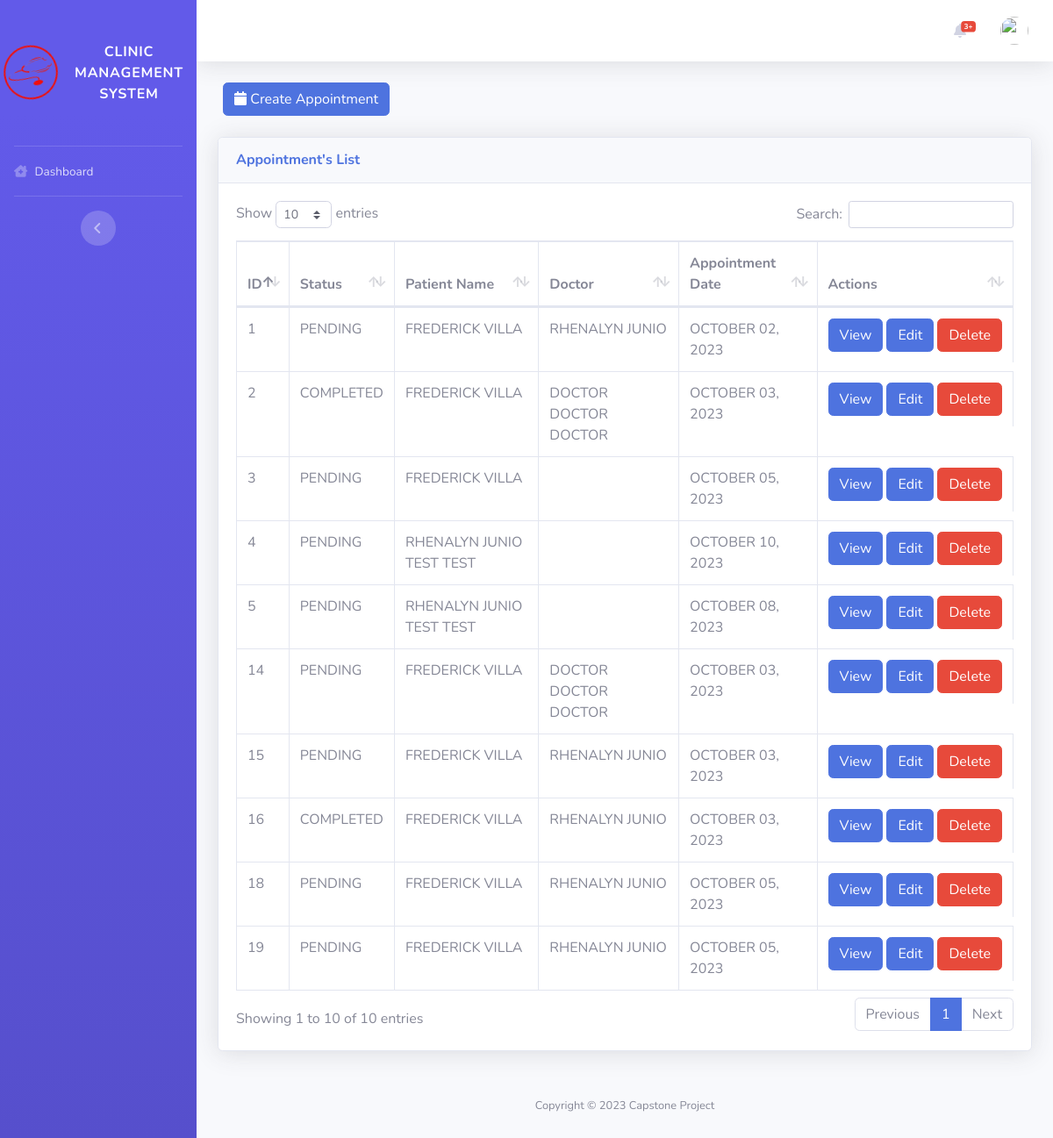
The app's page /pages/admin/list_appointment.php with its own data.
### tables this page shows
CREATE TABLE `tbl_appointment` (
  `id` int(11) NOT NULL AUTO_INCREMENT,
  `patient_id` int(11) DEFAULT NULL,
  `doctor_id` int(11) DEFAULT NULL,
  `appointment_date` date DEFAULT NULL,
  `remarks` text DEFAULT NULL,
  `status` varchar(45) DEFAULT 'pending' COMMENT 'pending\\nreschedule\\napproved\\nrejected\\ncancelled',
  `amount` decimal(18,2) DEFAULT 0.00,
  `change` decimal(18,2) DEFAULT 0.00,
  PRIMARY KEY (`id`)
);

### config/functions.php (called while the page is built, shortened)
<?php
function query($sql)
{
  return mysqli_query($_SESSION['conn'], $sql);
}
function get_all($sql)
{
  $data = [];
  foreach (query($sql) as $res) {
    $data[] = $res;
  }
  return $data;
}
function get_fields($sql){
  $fields = [];
 foreach (mysqli_fetch_fields(query($sql)) as $res) {
    $fields[] = $res->name;
 }
  return $fields;
}
function field_replacer($value, $sql, $array){
  $replace = [];
  foreach (get_fields($sql) as $res) {
    $replace[':'.$res] = $array[$res];
  }
  return strtr($value, $replace);
}

### pages/layout/list.php (the view, shortened to what this page needs)
<div class="card shadow mb-4">
  <div class="card-header py-3">
    <h6 class="m-0 font-weight-bold text-primary"><?= $list_title ?> List</h6>
  </div>
  <div class="card-body">
    <div class="table-responsive">
      <table class="table table-bordered" id="dataTable" width="100%" cellspacing="0">
        <thead>
          <tr>
            <?php foreach ($list_header as $res) { ?>
            <th><?= $res ?></th>
            <?php } ?>
            <?php if ($list_enable_actions) { ?><th>Actions</th><?php } ?>
          </tr>
        </thead>
        <tbody>
          <?php foreach (get_all($list_sql) as $row) { ?>
          <tr>
            <?php foreach ($list_column as $subres) { ?>
            <td style="text-transform:uppercase"><?= $row[$subres] ?></td>
            <?php } ?>
            <?php if ($list_enable_actions) { ?>
            <td class="d-flex">
              <?php if ($list_actions['view']) { ?><a
                href="<?= field_replacer($list_actions['view'], $list_sql, $row) ?>&id=<?= $row['id']; ?>"
                class="btn btn-primary" style="margin-right:.25rem">View</a><?php } ?>
              <?php if ($list_actions['edit']) { ?><a
                href="<?= field_replacer($list_actions['edit'], $list_sql, $row) ?>&id=<?= $row['id']; ?>"
                class="btn btn-primary" style="margin-right:.25rem">Edit</a><?php } ?>
              <?php if ($list_actions['delete']) { ?>
              <form method="post">
                <button type="submit" name="delete" value="<?= $row['id']; ?>" class="btn btn-danger">Delete</a>
              </form>
              <?php } ?>
            </td>
            <?php } ?>
          </tr>
          <?php } ?>
        </tbody>
      </table>
    </div>
  </div>
</div>

### pages/layout/header.php (shortened to what this page needs)
<?php
require_once('../../config/functions.php');
?>
<!DOCTYPE html>
<html lang="en">
<head>
    <link href="../../vendor/fontawesome-free/css/all.min.css" rel="stylesheet" type="text/css">
    <link href="../../css/dashboard.css" rel="stylesheet">
    <link href="../../vendor/datatables/dataTables.bootstrap4.min.css" rel="stylesheet">
    <link href="../../css/select2.css" rel="stylesheet">
    <link href="../../css/custom.css" rel="stylesheet">
</head>
<body id="page-top">
    <div id="wrapper">
        <ul class="navbar-nav bg-gradient-primary sidebar sidebar-dark accordion" id="accordionSidebar">
            <a class="sidebar-brand d-flex align-items-center justify-content-center" href="../../admin/admin.php">
                <div class="sidebar-brand-icon rotate-n-15">
                    <img src="../../img/logo.png" height="70" width="70">
                </div>
                <div class="sidebar-brand-text mx-3">Clinic Management System</div>
            </a>
            <hr class="sidebar-divider my-0">
            <?php include_once('menu.php') ?>
            <hr class="sidebar-divider d-none d-md-block">
            <div class="text-center d-none d-md-inline">
                <button class="rounded-circle border-0" id="sidebarToggle"></button>
            </div>
        </ul>
        <div id="content-wrapper" class="d-flex flex-column">
            <div id="content">
                <nav class="navbar navbar-expand navbar-light bg-white topbar mb-4 static-top shadow">
                    <ul class="navbar-nav ml-auto">
                        <li class="nav-item dropdown no-arrow mx-1">
                            <a class="nav-link dropdown-toggle" href="#" id="alertsDropdown" role="button" data-toggle="dropdown" aria-haspopup="true" aria-expanded="false">
                                <i class="fas fa-bell fa-fw"></i>
                                <span class="badge badge-danger badge-counter">3+</span>
                            </a>
                        </li>
                        <li class="nav-item dropdown no-arrow">
                            <a class="nav-link dropdown-toggle" href="#" id="userDropdown" role="button" data-toggle="dropdown" aria-haspopup="true" aria-expanded="false">
                                <img class="img-profile rounded-circle" src="../../files/<?= $_SESSION['user']->pic ?>">
                            </a>
                        </li>
                    </ul>
                </nav>

### pages/layout/menu.php (shortened to what this page needs)
<li class="nav-item ">
  <a class="nav-link" href="index.php">
    <i class="fa-solid fa-house-chimney-medical"></i>
    <span>Dashboard</span></a>
</li>

### pages/admin/list_appointment.php (shortened to what this page needs)
<?php
include_once('../layout/header.php');
$list_title = "Appointment's";
$list_header = ['ID',"Status", "Patient Name", "Doctor", "Appointment Date"];
$list_column = ['id','status', "patient_name", "doctor_name", "appointment_date"];
$list_sql = "SELECT a.*,date_format(appointment_date, '%M %d, %Y') as appointment_date , concat(ifnull(p.fname,''), ' ', ifnull(p.mname,''), ' ', ifnull(p.lname,'')) as patient_name,concat(ifnull(d.fname,''), ' ', ifnull(d.mname,''), ' ', ifnull(d.lname,'')) as doctor_name FROM tbl_appointment a left join patient p on p.id = a.patient_id left join doctor d on d.id = a.doctor_id order by a.appointment_date asc";
$list_enable_actions = true;
$list_actions = [
  "view" => "view_appointment.php?&",
  "edit" => "edit_appointment.php?&",
  "delete" => true
];
?>
<button type="button" style="margin-left: 30px; " class="btn btn-primary" data-toggle="modal"
  data-target="#exampleModal" data-whatever="@getbootstrap"><i class="fa-solid fa-calendar"></i> Create
  Appointment</button>
<br> <br>
<div class="container-fluid">
  <?php
  include_once('../layout/list.php');
  include_once('../layout/footer.php');
  ?>

### pages/layout/footer.php (shortened to what this page needs)
</div>
</div>
<footer class="sticky-footer">
    <div class="container my-auto">
        <div class="copyright text-center my-auto">
            <span>Copyright &copy;  Capstone Project</span>
        </div>
    </div>
</footer>
</div>
</div>
</body>
</html>

### records on screen
tbl_appointment: id "1", status "PENDING", subres "FREDERICK VILLA", subres "RHENALYN JUNIO", subres "OCTOBER 02, 2023"
tbl_appointment: id "2", status "COMPLETED", subres "FREDERICK VILLA", subres "DOCTOR DOCTOR DOCTOR", subres "OCTOBER 03, 2023"
tbl_appointment: id "14", status "PENDING", subres "FREDERICK VILLA", subres "DOCTOR DOCTOR DOCTOR", subres "OCTOBER 03, 2023"
tbl_appointment: id "15", status "PENDING", subres "FREDERICK VILLA", subres "RHENALYN JUNIO", subres "OCTOBER 03, 2023"
tbl_appointment: id "16", status "COMPLETED", subres "FREDERICK VILLA", subres "RHENALYN JUNIO", subres "OCTOBER 03, 2023"
tbl_appointment: id "3", status "PENDING", subres "FREDERICK VILLA", subres "OCTOBER 05, 2023"
tbl_appointment: id "18", status "PENDING", subres "FREDERICK VILLA", subres "RHENALYN JUNIO", subres "OCTOBER 05, 2023"
tbl_appointment: id "19", status "PENDING", subres "FREDERICK VILLA", subres "RHENALYN JUNIO", subres "OCTOBER 05, 2023"
tbl_appointment: id "5", status "PENDING", subres "RHENALYN JUNIO TEST TEST", subres "OCTOBER 08, 2023"
tbl_appointment: id "4", status "PENDING", subres "RHENALYN JUNIO TEST TEST", subres "OCTOBER 10, 2023"

### other values on screen
$list_title "Appointment's"
$res "ID"
$res "Status"
$res "Patient Name"
$res "Doctor"
$res "Appointment Date"
